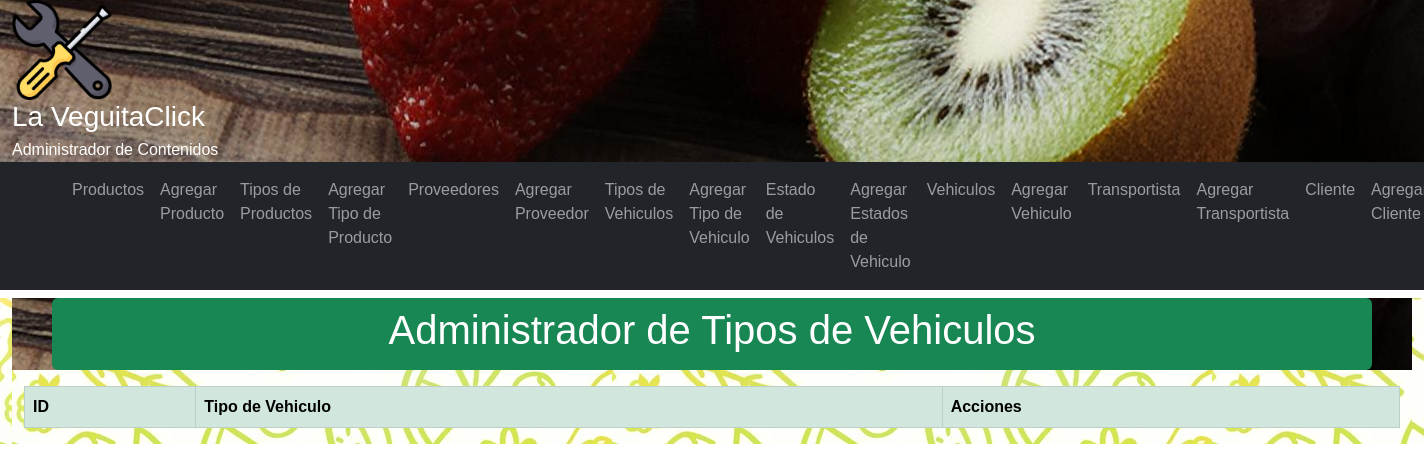
The page /crud/tipoVehiculo/ on the database as committed earlier.
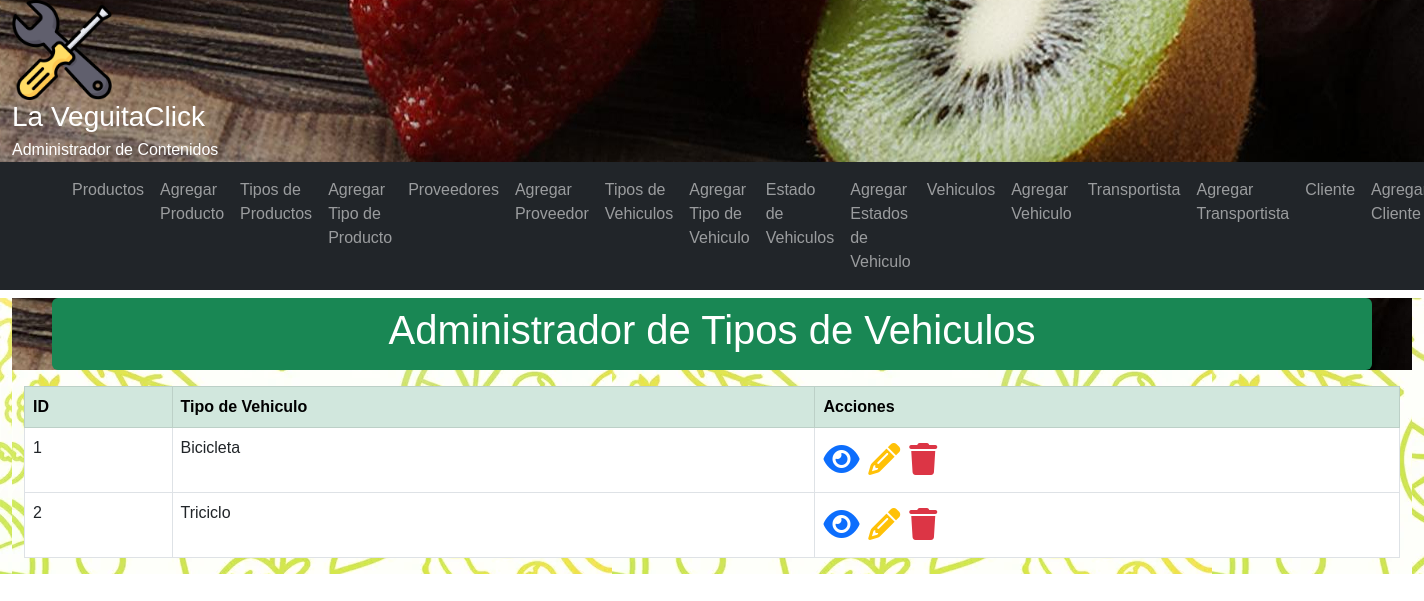
The same page on the database as committed later.
### crud/models.py (models this page shows, shortened)
class TipoVehiculo(models.Model):
    tipo = models.CharField(verbose_name='Tipo de Vehiculo', max_length=50)
    created_at = models.DateTimeField(verbose_name='Fecha creación', auto_now_add=True)
    updated_at = models.DateTimeField(verbose_name='Fecha actualización', auto_now=True)
    class Meta:
        verbose_name = 'tipo de vehiculo'
        verbose_name_plural = 'tipo de vehiculos'
        ordering = ['id']

### crud/views.py (the view)
# urls.py: path('tipoVehiculo/', tipoVehiculo_lista, name="tipoVehiculo"),
def tipoVehiculo_lista(request):
    context = {'tipoVehiculo': TipoVehiculo.objects.all()}
    return render(request,'crud/tipoVehiculo.html',context)

### crud/templates/crud/tipoVehiculo.html (shortened to what this page needs)
{% extends 'crud/base.html' %}
{% load static %}
{% block main_content %}
<div class="container-fluid">
<main>
<header>
   <div class="container my-2 p-2 text-white text-center rounded bg-success">
      <h1>Administrador de Tipos de Vehiculos</h1>
   </div>
</header>
 <div class="container-fluid my-2">
     <div class="table-responsive">
        <table class="table table-bordered">
            <thead class="table-success">
                <tr>
                    <th>ID</th>
                    <th>Tipo de Vehiculo</th>
                    <th>Acciones</th>
                </tr>
            </thead>
            <tbody>
                {% for p in tipoVehiculo %}
                <tr>
                    <td>{{p.id}}</td>
                    <td>{{p.tipo}}</td>
                    <td>
                        <a class="text-decoration-none" href="{% url 'tipoVehiculo-detail' tipoVehiculo_id=p.id %}">
                            <span class="text-primary fs-2">
                                <i class="fa-solid fa-eye"></i>
                            </span>
                        </a>
                        <a class="text-decoration-none" href="{% url 'tipoVehiculo-edit' tipoVehiculo_id=p.id %}">
                            <span class="text-warning fs-2">
                                <i class="fa-solid fa-pencil"></i>
                            </span>
                        </a>
                        <a class="text-decoration-none modal-borrar" data-bs-toggle="modal"
                            data-bs-target="#staticBackdrop"
                            data-href="{% url 'tipoVehiculo-delete' tipoVehiculo_id=p.id %}">
                            <span class="text-danger fs-2">
                                <i class="fa-solid fa-trash"></i>
                            </span>
                        </a>
                    </td>
                </tr>
                {% endfor %}
            </tbody>
        </table>
    </div>
</main>
</div>
{% endblock %}

Rows that differ between the two databases and show on the page:
added TipoVehiculo: id "1", tipo "Bicicleta"
added TipoVehiculo: id "2", tipo "Triciclo"
